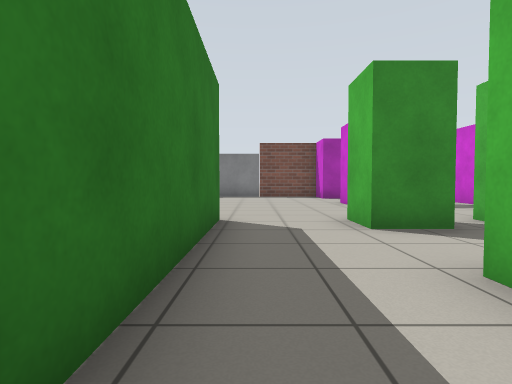
View 1 (above)

24 first-person views from a walk through a robot-simulator world made for Gazebo. The camera is 0.72 m above the floor, tilts 2° down and sees 80° across. The floor is counted in squares, 1 m on a side. Each view is taken from the middle of a square. On the plan, view 1 faces up. The plan holds only what a view shows up to about 10 squares ahead; the rest is blank.

View 2
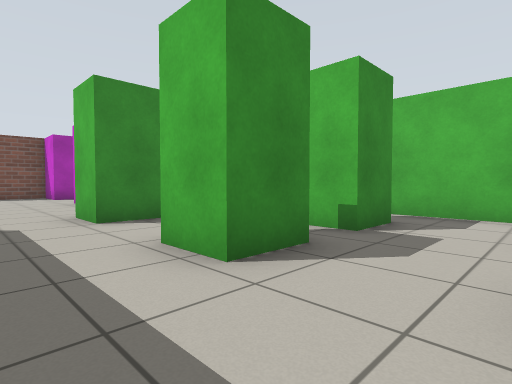

View 3
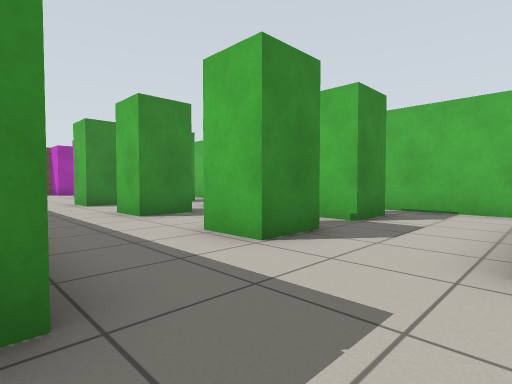

View 4
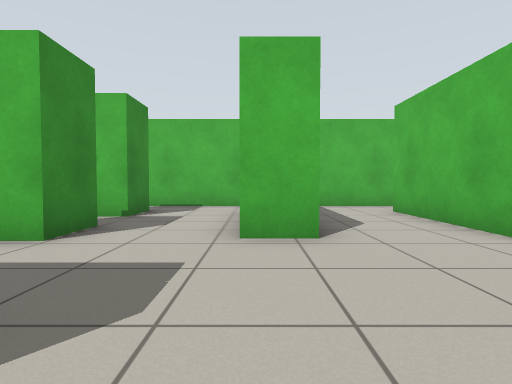

View 5
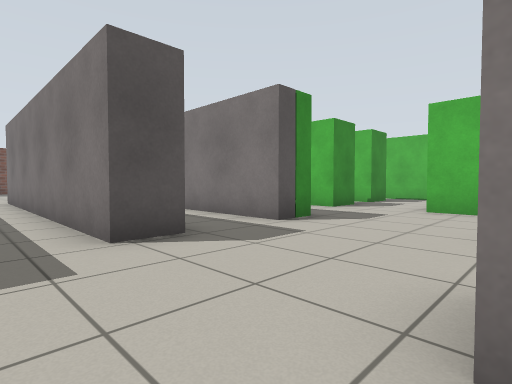

View 6
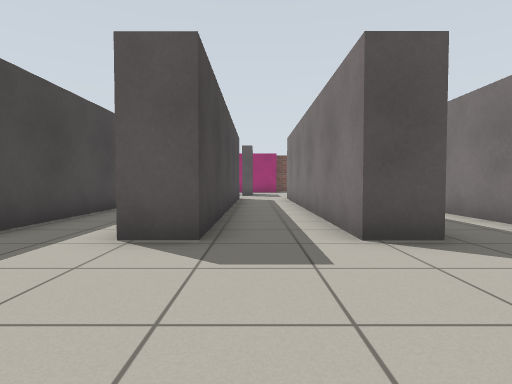

View 7
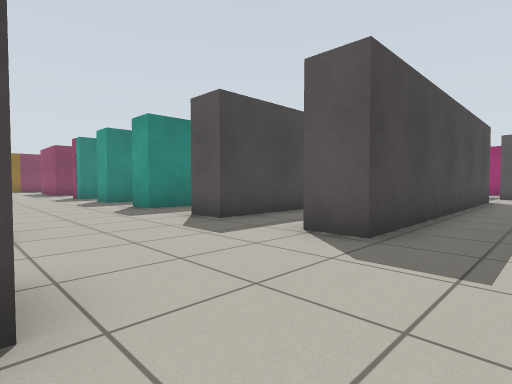

View 8
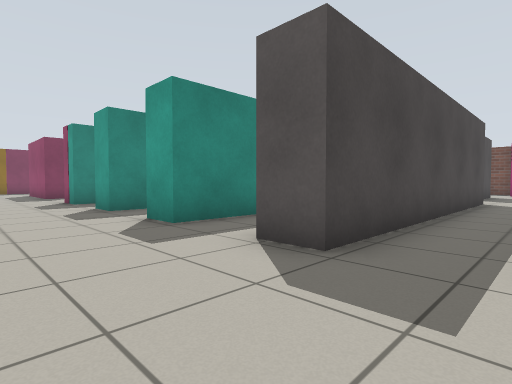

View 9
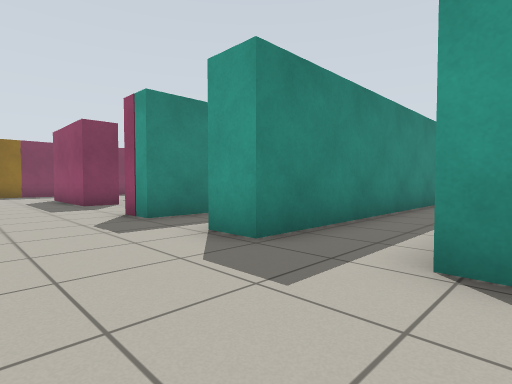

View 10
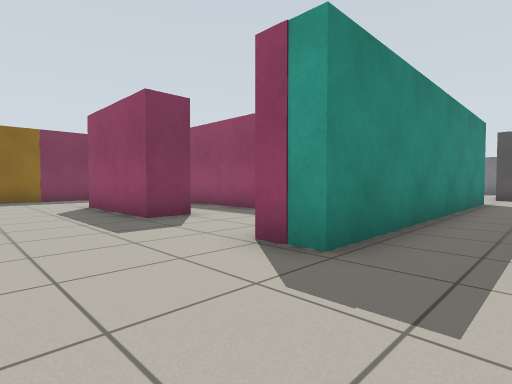

View 11
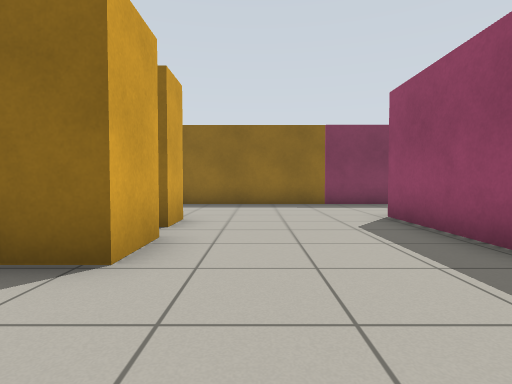

View 12
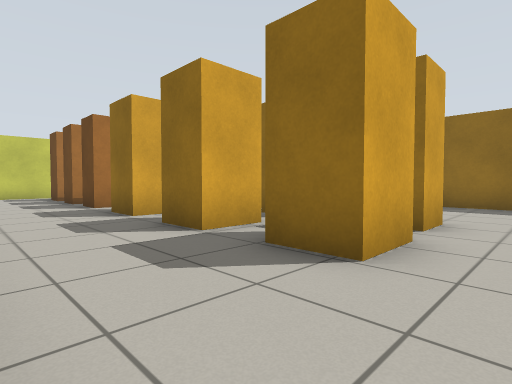

View 13
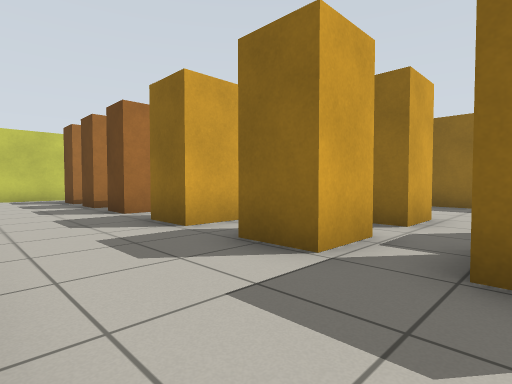

View 14
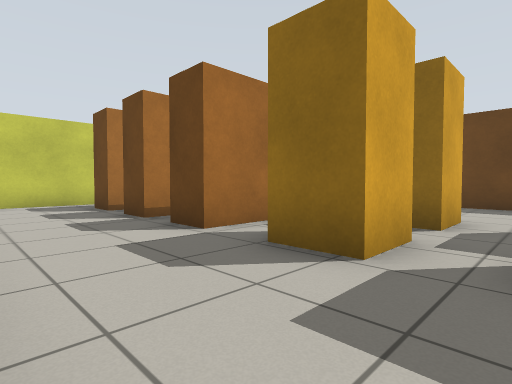

View 15
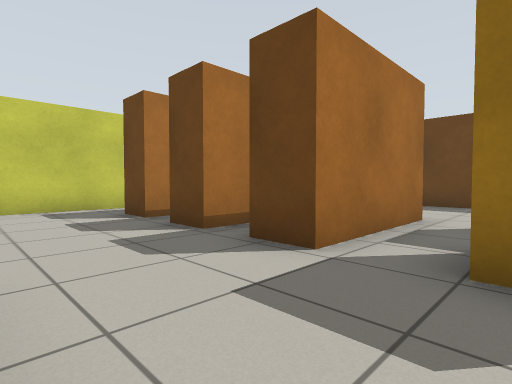

View 16
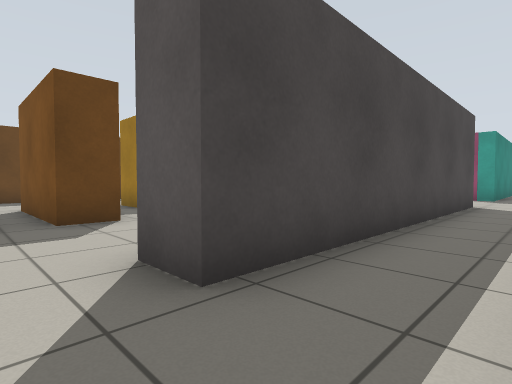

View 17
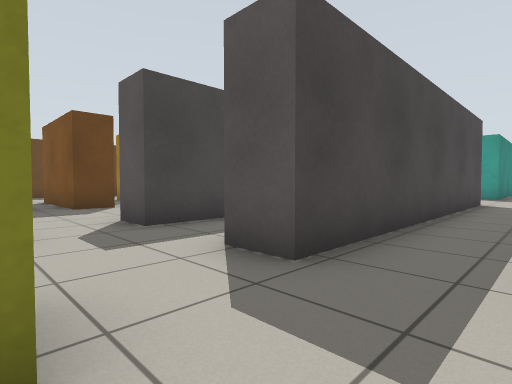

View 18
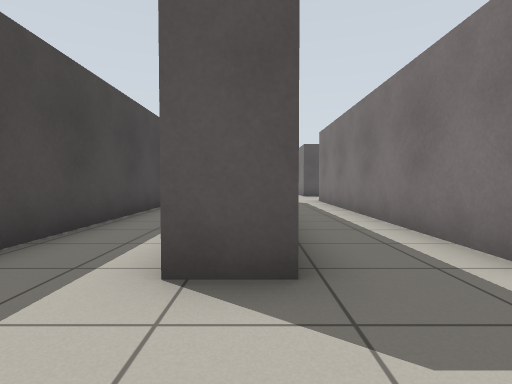

View 19
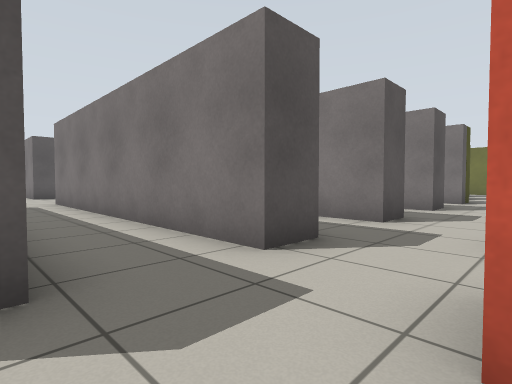

View 20
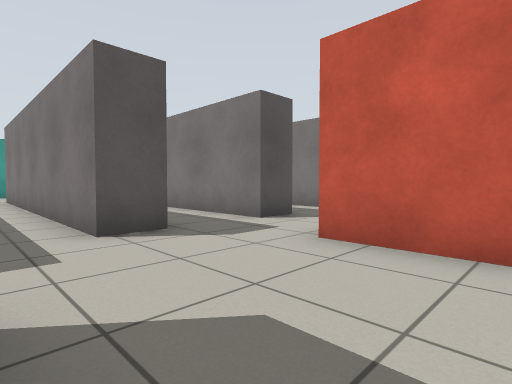

View 21
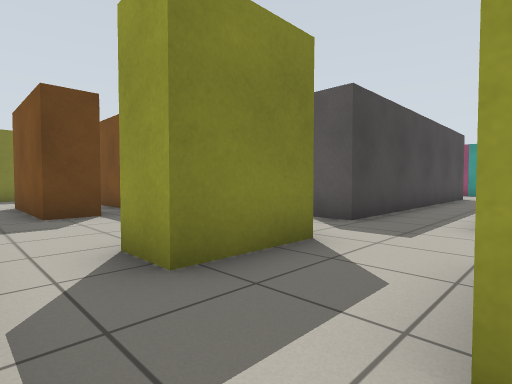

View 22
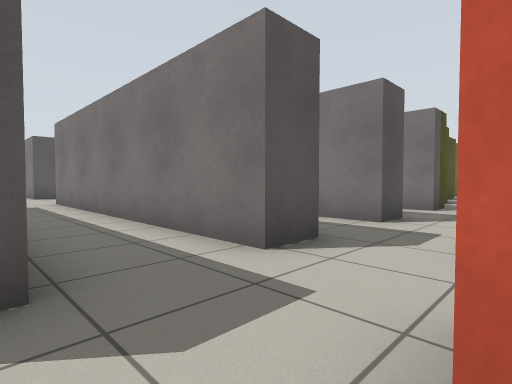

View 23
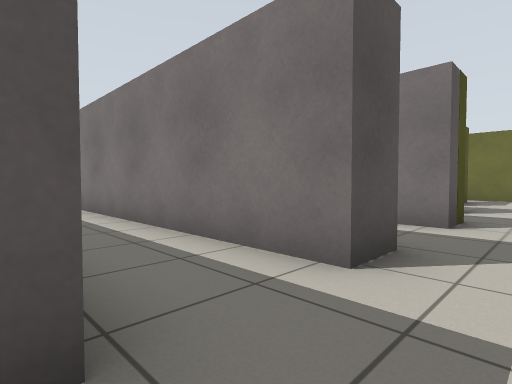

View 24
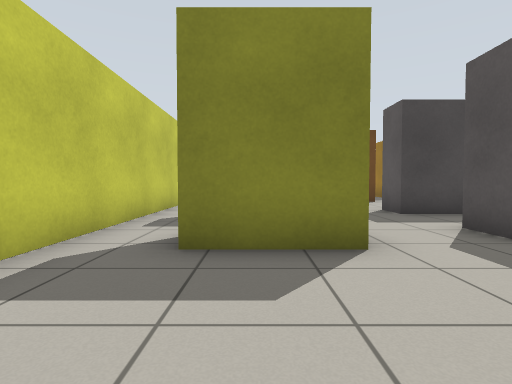

### Floor plan
Key: @ floor where view 1 was taken; # wall or solid block; x gap in a wall; . floor.
Columns run from 30 left of view 1 to 7 right of it. Each row starts with its distance up from view 1.
 11                                ..
 10                              ....#
  9                              ....
  8                              ....
  7                              ....
  6                              ...#
  5            #.       #. #..#  #..##x
  4            #. #     #. #..#  #....
  3            #. #.    #. #..#  #.....
  2            #. #.    #. #..#  #..###  #
  1            #. #.    #. #..#  #..####.#
  0     ####   #. #.    #. #..#  #@......#
 -1      ....  #..#..#  #..#..# .#...... #
 -2 #.     ... #..#..#. #..#..#..#..#xx#.#
 -3 #...####...#..#..#..#..#..#..#.......#
 -4 #....................................#
 -5 #...............................#    #
 -6 #...............................#    #
 -7 #..........#. #..# .#..#..#.  .......#
 -8 #....#x#...#. #..# .#..#  #    ......#
 -9 # .........#. #..#..#..# .#     ####.#
-10 #...##x#...#. #..#..#..# .#
-11 #   ##.....#. #..#..#..# .#
-12 #...##.....#..#..#..#..#..#
-13 #.  ##x#...#..#..#..#..#..#
-14 # .........#..#..#..#..#..#
-15 #...####...#..#..#..#..#..#..#     #
-16 #...####............................
-17     ####.....................
-18     ####... #. #...#.#
-19     ####...##.##...#
-20     ####...........
-21        ..........
-22        #########

Positions as (right, up) in squares from view 1, and headings:
1: (0, 0), facing up
2: (0, -1), facing up-right
3: (-1, -5), facing up-right
4: (-2, -5), facing right
5: (-6, -7), facing up-right
6: (-6, -7), facing up
7: (-5, -7), facing up-left
8: (-8, -6), facing up-left
9: (-13, -6), facing up-left
10: (-17, -6), facing up-left
11: (-20, -6), facing left
12: (-20, -6), facing down-left
13: (-20, -8), facing down-left
14: (-20, -11), facing down-left
15: (-20, -13), facing down-left
16: (-17, -17), facing up-left
17: (-14, -18), facing up-left
18: (-13, -18), facing up
19: (-13, -18), facing up-right
20: (-15, -20), facing up-right
21: (-16, -21), facing up-left
22: (-10, -18), facing up-right
23: (-7, -17), facing up-right
24: (-12, -19), facing left
